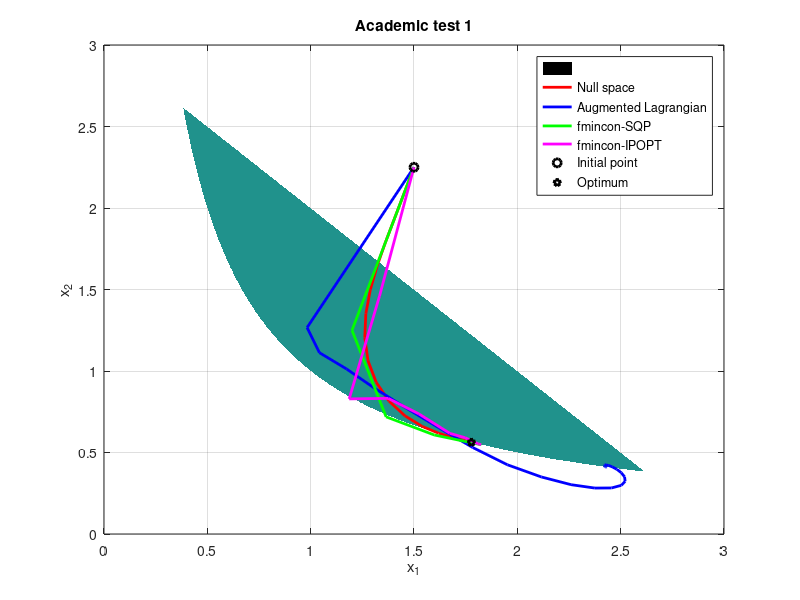

This chart was generated by the following MATLAB code:
%% ACADEMIC PLOT TEST 1 %%
close all

load("NullSpaceAcademicT1.mat");
cost.Null  = c;
it.Null    = 1:length(cost.Null);
% merit.Null = m;
const.Null = h;
% tau.Null   = t;
grad.Null  = g;
dual.Null  = d;
var.Null   = v;
k = var.Null;

load("AugmentedLagrAcademic1.mat");
k2 = v;

load("fminconSQPacademic1.mat");
k3 = v;

load("fminconIPOPTacademic1.mat");
k4 = v;

% c1 = @(x) 1/x(1) - x(2);
% c2 = @(x) x(1)+x(2)-3;

v = 0:0.001:3;  % plotting range from -5 to 5
[x,y] = meshgrid(v);  % get 2-D mesh for x and y
cond1 = 1./x - y < 0;  % check conditions for these values
cond2 = x+y-3 < 0;
cond1 = double(cond1);  % convert to double for plotting
cond2 = double(cond2);
cond1(cond1 == 0) = NaN;  % set the 0s to NaN so they are not plotted
cond2(cond2 == 0) = NaN;
cond = cond1.*cond2;  % multiply the two condaces to keep only the common points
z = 10*ones(length(v(:,2)));
pcolor(x,y,cond);
shading interp
hold on
plot(k(1,:),k(2,:),'r','LineWidth',2)
plot(k2(1,:),k2(2,:),'b','LineWidth',2)
plot(k3(1,:),k3(2,:),'g','LineWidth',2)
plot(k4(1,:),k4(2,:),'m','LineWidth',2)
plot(k(1,1),k(2,1),'o','Color','k','LineWidth',2)
plot(k(1,end),k(2,end),'p','Color','k','LineWidth',2)
grid on
legend('','Null space','Augmented Lagrangian','fmincon-SQP','fmincon-IPOPT','Initial point','Optimum')
title('Academic test 1')
xlabel('x_1')
ylabel('x_2')
% view(0,90)    % change to top view
hold off